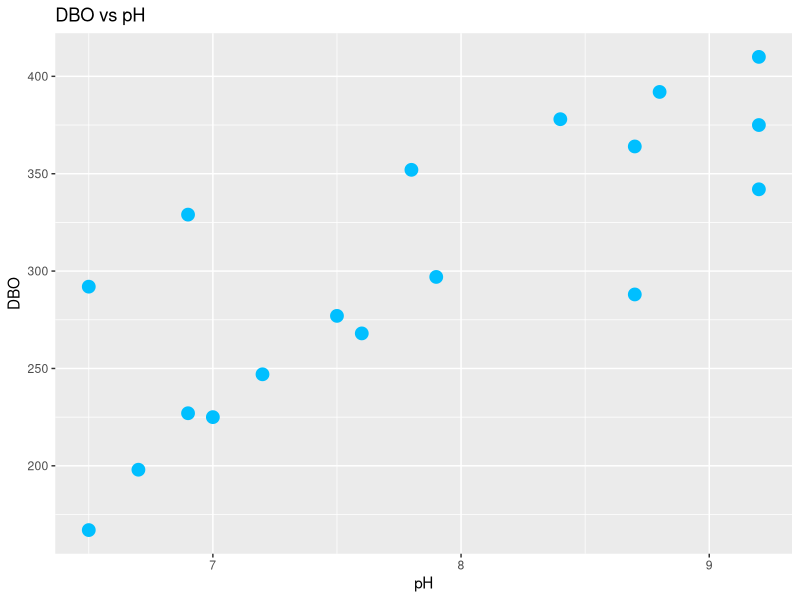
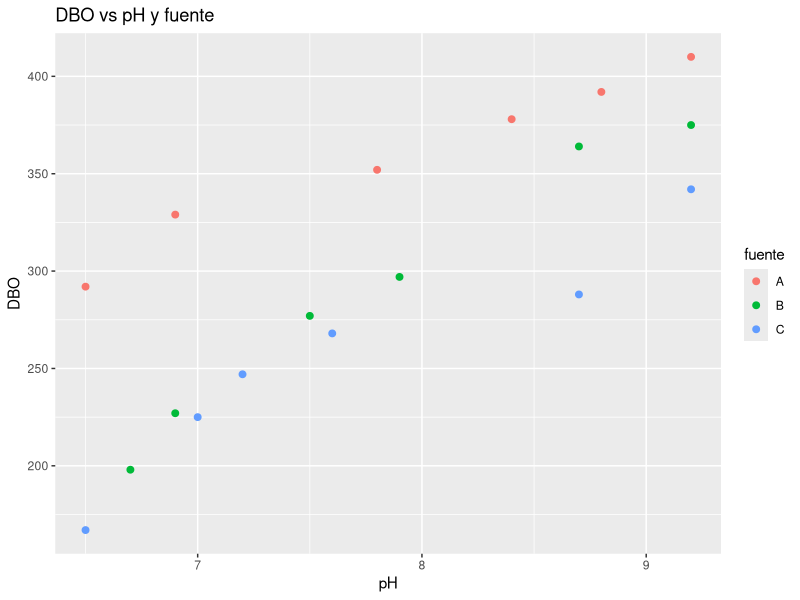
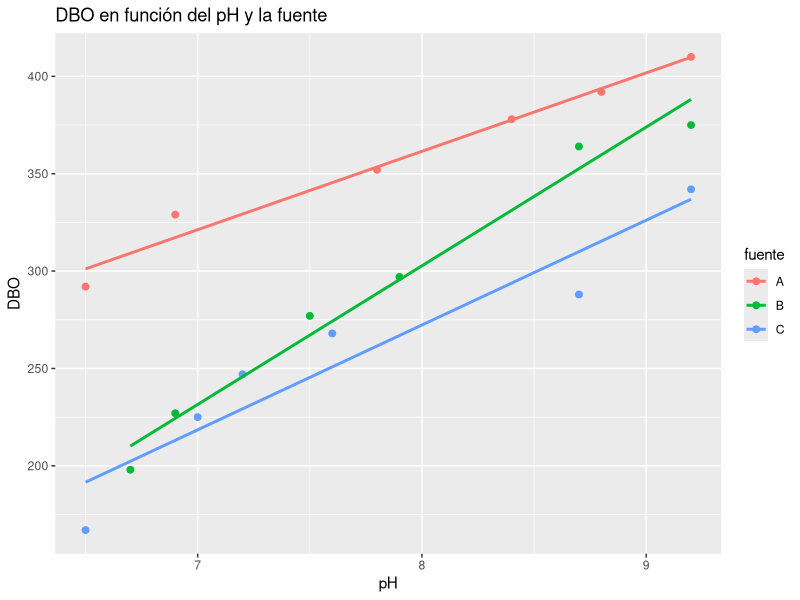
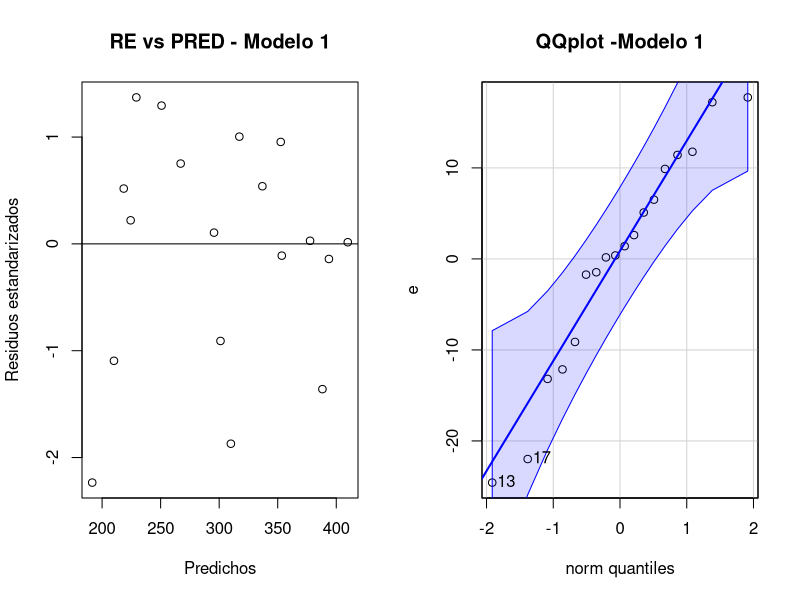

Source code (R) for these figures, in order: (Note: this script raises an error after producing the figures.)
#### AGUAS 2024

#### Problema Caracterización de aguas residuales 


# Antes que nada veamos si hay algun comando u objeto almacenado en la memoria
ls()
# Si te aparece character(0) es que la memoria esta limpia, si no ejecuta
# la siguiente sentencia para borrar la memoria.
rm(list=ls())
# revisamos...
ls()
# No deberia haber nada en el entorno de trabajo ahora!


#### setear el directorio de trabajo .... (cada uno tendra una ruta diferente)

# setwd("~/")

#### Cargar el data.frame (si esta en el mismo directorio seteado no es necesario indicar la ruta)

Datos  <- read.csv("AGUAS.csv", stringsAsFactors = T) 
str(Datos) 
names(Datos)
head(Datos)

# librerias necesarias:
library(ggplot2)
library(emmeans)
library(car)
library(dplyr)

#### Exploramos la estructura del data.frame (dimensiones, tipo de variables, datos faltantes, etc.)

str(Datos)
head(Datos)
names(Datos)
summary(Datos)

## Tablas resumen 
Datos %>% 
  select(fuente, DBO) %>%
  group_by(fuente) %>%
  summarise_all(.funs = c(
    n = length, 
    media_DBO = mean, 
    sd = sd, 
    min = min, 
    max = max
  )
  )

Datos %>% 
  select(fuente, pH) %>%
  group_by(fuente) %>%
  summarise_all(.funs = c(
    n = length, 
    media_pH = mean, 
    sd = sd, 
    min = min, 
    max = max
  )
  )

## Grafico
DBO_vs_pH <-ggplot(Datos, aes(x =pH , y = DBO)) +  geom_point(aes(), colour ="deepskyblue", size=4)
DBO_vs_pH <-DBO_vs_pH+ xlab("pH") +  ylab("DBO") +  ggtitle("DBO vs pH") 
DBO_vs_pH

DBO_vs_pHyFue <-ggplot(Datos, aes(x =pH , y = DBO, colour =fuente)) + geom_point(size=2)
DBO_vs_pHyFue <- DBO_vs_pHyFue + xlab("pH") +  ylab("DBO") +  ggtitle("DBO vs pH y fuente")
DBO_vs_pHyFue 

## con rectas de regresion lineal (lm)
p1 <- ggplot(Datos, aes(x =pH , y = DBO, colour =fuente)) + geom_point(size=2)
q1 <- p1 + xlab("pH") +  ylab("DBO") +  ggtitle("DBO en función del pH y la fuente")
r1 <- q1 + geom_smooth(method = "lm", se = FALSE)
r1



#Modelo con interaccion

modelo1<-lm(DBO ~ pH*fuente, Datos)
anova(modelo1)
summary(modelo1)

# antes de analizar los resultados:

#Supuestos
e<-resid(modelo1) # residuos
re<-rstandard(modelo1) #residuos estandarizados
pre<-predict(modelo1) #predichos
par(mfrow = c(1, 2))
plot(pre, re, xlab="Predichos", ylab="Residuos estandarizados",main="RE vs PRED - Modelo 1" )
abline(0,0)

qqPlot(e, main = "QQplot -Modelo 1")

shapiro.test(e)


# analizar resultados

summary(modelo1)

# existe relacion lineal entre DBO y pH? 
# difiere entre las fuentes?

# plot modelo 1
library(ggeffects)
(a<-ggpredict(modelo1, 
                      terms = c("pH", "fuente"),
                      interval = "confidence")  ) 

p<-plot(a, add.data = TRUE)

p + ggtitle("Relación predicha entre la DBO y el pH") +
  labs(x="pH") + labs(y="DBO (mg/l) ")


### Escribir las Ecuaciones estimadas para el modelo con interaccion



# Comparaciones

options(emmeans= list(emmeans = list(infer = c(TRUE, F)),
                      contrast = list(infer = c(TRUE, TRUE)))) # acá estamos seteando la salida de las tablas del emmeans , el primer True de cada paréntesis es para pedir los intervalos de confianza y el segundo es para pedir los valores P. 


# Comparacion de pendientes de las 3 fuentes (relacion entre DBO y pH para cada fuente)

comp_pendientes <- emtrends(modelo1,  pairwise ~ fuente, var="pH") #, contr="cld"
comp_pendientes
plot(comp_pendientes$emtrends, comparisons = TRUE)


# Comparaciones de los valores de DBO medios de cada fuente

comp_fuentes <- emmeans(modelo1, pairwise ~ fuente|pH)
comp_fuentes #dif entre fuentes para pH promedio

plot(comp_fuentes$emmeans, comparisons = TRUE)

# A que valor de pH se efectuaron esas comparaciones? (mirar salida de emmeans)

## algo interesante: 
## Agregando un argumento podemos optar por comparar las fuentes en el min y max  pH: 

Fuentes_en_PH_PH_min_max <- emmeans(modelo1, pairwise~ fuente:pH, cov.reduce = range)
Fuentes_en_PH_PH_min_max
plot(Fuentes_en_PH_PH_min_max$emmeans, comparisons = TRUE)


# Mismo análisis pero centrando en el valor de pH promedio
#de pH para que la ordenada sea interpretable 

# valor de pH promedio:
mean(Datos$pH) # 7.816667
# centrado
Datos$pH_c <- Datos$pH - mean(Datos$pH)

modelo3<-lm(DBO ~ pH_c*fuente, Datos)

#Supuestos
e<-resid(modelo3) # residuos
re<-rstandard(modelo3) #residuos estandarizados
pre<-predict(modelo3) #predichos
par(mfrow = c(1, 2))
plot(pre, re, xlab="Predichos", ylab="Residuos estandarizados",main="RE vs PRED - Modelo 4" )
abline(0,0)
qqPlot(e, main="QQplot - Modelo 4")
shapiro.test(e)

# comparar la salida del summary del modelo 3 con la del modelo 1

summary(modelo3)
summary(modelo1)


# comparacion de DBO media del agua de las 3 fuentes para un valor de pH promedio
options(emmeans= list(emmeans = list(infer = c(TRUE, F)),contrast = list(infer = c(TRUE, TRUE))))

Fuentes_en_PH_PH_c <- emmeans(modelo3, pairwise ~ fuente|pH_c)
Fuentes_en_PH_PH_c

# Comparacion de pendientes
comp_pendientes <- emtrends(modelo3, pairwise ~ fuente, var="pH_c")
comp_pendientes



######  ValidaciOn modelo 1 ###################

# Predichos vs observados
p<-ggplot(Datos, aes(x =DBO , y = predict(modelo1), colour =fuente)) + geom_point(size=4)
p + geom_abline(intercept = 0, slope =1) +  ggtitle("Predichos vs observados")

# correlacion entre predichos y observados
cor <- cor(predict(modelo1), Datos$DBO)
cor
cor^2


#predicciones

library(ggeffects)
(a<-ggpredict(modelo1, 
              terms = c("pH", "fuente"),
              interval = "confidence")  ) 

p<-plot(a, add.data = TRUE)

p + ggtitle("Relación predicha entre la DBO y el pH") +
  labs(x="pH") + labs(y="DBO (mg/l) ")


####  prediccion de Y para nuevos valores de x  ######
nuevo = data.frame(fuente= "A", pH=7)
nuevo # exploren que es el objeto "nuevo"
predict(modelo1, nuevo, interval="prediction") 
#observar que el intervalo de prediccion para una observacion individual es mas amplio que la banda de confianza del modelo para la media poblacional 
